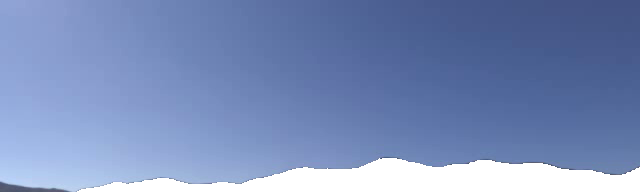
#> input picture sandbox/overlay_gaze/sky.png, 640 x 192 px
$ jupyter execute --allow-errors test_masking.ipynb
#> lines starting #> are read from the running program, lines starting #| are printed output that depends on the picture; after the words box and inside, x2 and y2 are one past the last pixel; in counts of white or black regions, pixels touching at a corner belong together
[cell 1]
# 2023 Gabriel J. Diaz @ RIT

import os
import sys
import numpy as np
import av
import logging
import pickle
from tqdm import tqdm


import matplotlib.pyplot as plt
from matplotlib.backends.backend_agg import FigureCanvasAgg as FigureCanvas
from pathlib import Path, PurePath

import sys
sys.path.append('../..')
from flow_source import *

logger = logging.getLogger(__name__)
logger.addHandler(logging.StreamHandler(stream=sys.stdout))

[cell 2]
sky = cv2.imread('sky.png')
#> sky is the input picture: shape (192, 640, 3); mean B, G, R 186, 141.5, 122
bg = cv2.imread('bg.png')
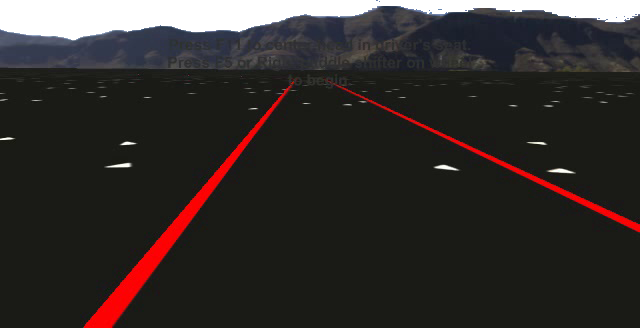
#> input picture sandbox/overlay_gaze/bg.png, 640 x 328 px
#> bg is the input picture: shape (328, 640, 3); mean B, G, R 43.5, 45.7, 50.7

sky = cv2.cvtColor(sky, cv2.COLOR_BGR2HSV)
#> sky: shape (192, 640, 3); mean H, S, V 100.7, 93.5, 186
bg = cv2.cvtColor(bg, cv2.COLOR_BGR2HSV)
#> bg: shape (328, 640, 3); mean H, S, V 46.6, 51.7, 53.4

[cell 3]
plt.imshow(cv2.cvtColor(sky, cv2.COLOR_HSV2RGB))

[cell 4]
plt.hist(sky[...,0].flatten(),color='red',alpha=0.5, bins=np.linspace(0,180,80));
# plt.hist(bg[...,0].flatten(),color='blue',alpha=0.5, bins=np.linspace(0,180,80));

# plt.set_ylim(0,10000)
plt.ylim([0,2000])
plt.vlines(x = 100, ymin=0, ymax=10000,colors='g')
plt.vlines(x = 130, ymin=0, ymax=10000,colors='g')
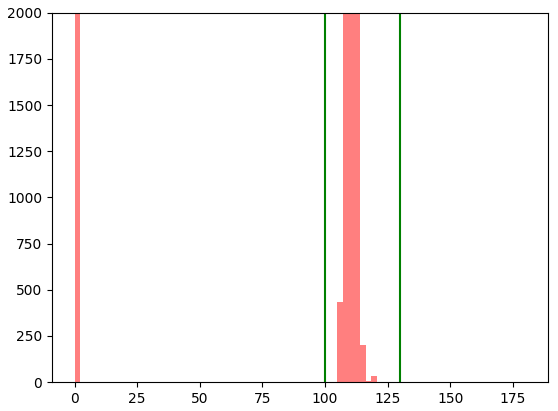
#> figure drawn by matplotlib, 1 panel; tallest bar 84401 high, from x = 109.4 to 111.6

[cell 5]
plt.hist(sky[...,1].flatten(),color='red',alpha=0.5, bins=np.linspace(0,360,80));
# plt.hist(bg[...,1].flatten(),color='blue',alpha=0.5, bins=np.linspace(0,360,80));

# plt.set_ylim(0,10000)
plt.ylim([0,2000])
plt.vlines(x = 35, ymin=0, ymax=2000,colors='g')
plt.vlines(x = 140, ymin=0, ymax=2000,colors='g')
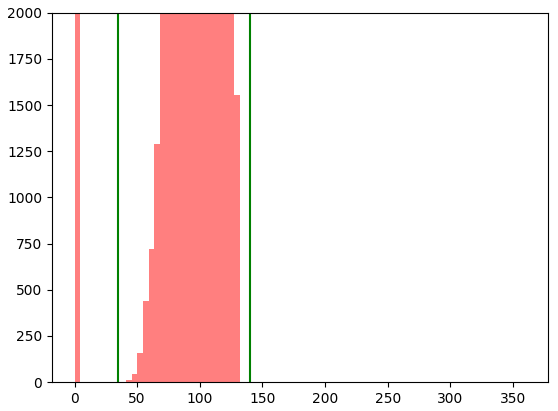
#> figure drawn by matplotlib, 1 panel; tallest bar 16737 high, from x = 123 to 127.6

[cell 6]
plt.hist(sky[...,2].flatten(),color='red',alpha=0.5, bins=np.linspace(0,360,80));
plt.hist(bg[...,2].flatten(),color='blue',alpha=0.5, bins=np.linspace(0,360,80));

# plt.set_ylim(0,10000)
plt.ylim([0,2000])
plt.vlines(x = 100, ymin=0, ymax=10000)
plt.vlines(x = 260, ymin=0, ymax=10000)
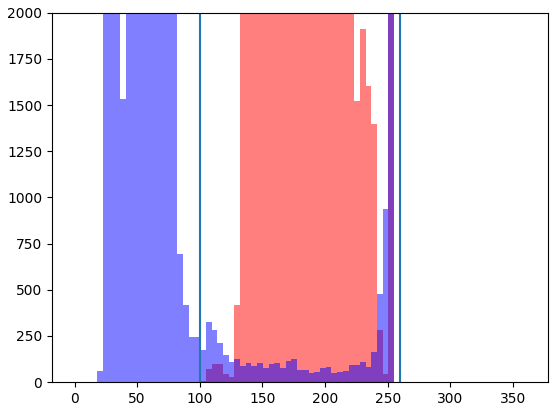
#> figure drawn by matplotlib, 1 panel; tallest bar 11329 high, from x = 250.6 to 255.2; tallest bar 140564 high, from x = 22.78 to 27.34

[cell 7]
lower = np.array([100, 45, 125])
upper = np.array([120, 140,260])

[cell 8]
frame = cv2.imread(os.path.join('world_image_out','25.jpg'))
#> (the rest of this cell did not finish here and is left out)

#> (a cell that did not finish here is left out)

# SKy

[cell 10]
frame = cv2.imread('sky.png')
# frame = cv2.GaussianBlur(frame, (5, 5), 0)
hsv = cv2.cvtColor(frame, cv2.COLOR_BGR2HSV)

lower = np.array([100, 45, 125])
upper = np.array([120, 140,260])

mask = cv2.inRange(hsv, lower, upper)
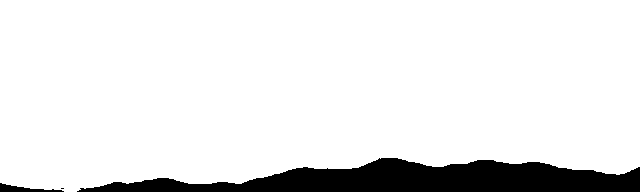
#> mask: shape (192, 640); 90.5% white; 3 black regions (1 under 20 px)
plt.imshow(cv2.cvtColor(cv2.bitwise_and(frame,frame,mask = mask),cv2.COLOR_BGR2RGB))
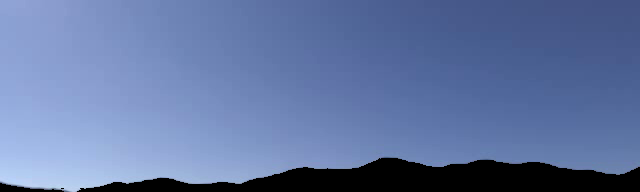
#> shown: shape (192, 640, 3); mean R, G, B 98.3, 117.8, 162.2

[cell 11]
sky = cv2.imread('sky.png')
sky = cv2.cvtColor(sky, cv2.COLOR_BGR2HSV)

for i in np.arange(3):
    print(f'{i}) {np.min(sky[...,i])} - {np.max(sky[...,i])}')
#> this loop made 3 passes
#| 0) 0 - 120
#| 1) 0 - 130
#| 2) 103 - 255

[cell 12]
sky = cv2.imread('sky.png')
sky = cv2.cvtColor(sky, cv2.COLOR_BGR2HSV)
plt.hist(sky[...,0].flatten(),color='red',alpha=0.5, bins=np.linspace(0,360,80));
plt.hist(sky[...,1].flatten(),color='blue',alpha=0.5, bins=np.linspace(0,360,80));
plt.hist(sky[...,2].flatten(),color='green',alpha=0.5, bins=np.linspace(0,360,80));

plt.ylim([0,2000])
plt.vlines(x = 100, ymin=0, ymax=10000,colors='g')
plt.vlines(x = 130, ymin=0, ymax=10000,colors='g')
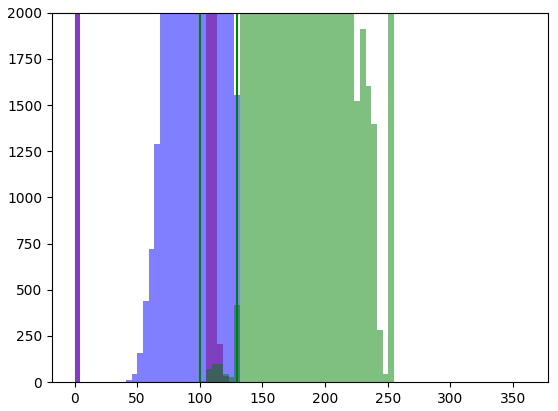
#> figure drawn by matplotlib, 1 panel; tallest bar 105528 high, from x = 109.4 to 113.9; tallest bar 16737 high, from x = 123 to 127.6; tallest bar 11329 high, from x = 250.6 to 255.2

[cell 13]
contours, _ = cv2.findContours(mask, cv2.RETR_TREE, cv2.CHAIN_APPROX_NONE)
#> contours = 2 contours, 1 with area under 20; largest, box (x1, y1, x2, y2) and area: (0, 0, 640, 192) 110414

for contour in contours:
    cv2.drawContours(frame, contour, -1, (0, 255, 0), 3)
#> this loop made 2 passes
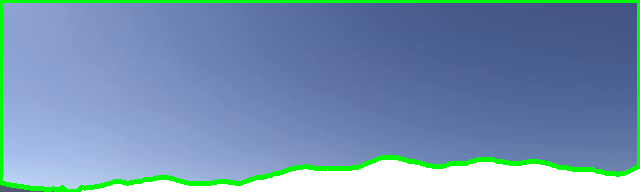
#> frame: shape (192, 640, 3); 4.99% of pixels changed, all inside (x1, y1, x2, y2) = (0, 0, 640, 192)

plt.imshow(cv2.cvtColor(frame, cv2.COLOR_BGR2RGB))
